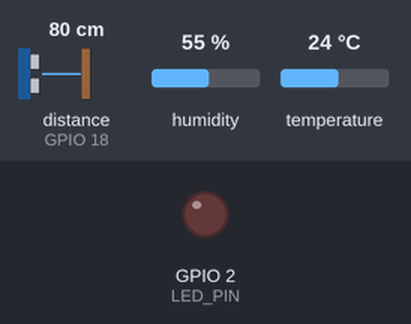
Recording of a sketch running on a simulated ESP32. Shown: output pins drawn as LEDs (lit = HIGH). Inputs (shaded band) come from the test bench; at power-on: distance to the obstacle (sensor on GPIO 18) 80 cm, humidity 55 %, temperature 24 °C. The echo pulse lasts 58.3 µs per cm; WiFi joins after 1.5 s; servers stay silent unless stated; the local clock reads 2024-03-15 10:24:30 at power-on unless the sketch sets it; no MQTT or app messages arrive unless stated; pins used as bus, display or sensor lines are not drawn; what the sketch prints to the serial monitor is not drawn.

Above: at 3.2 s.
At 5.09 s:
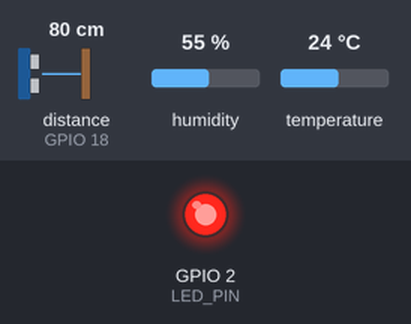
Timing chart, 0 to 8.0 s (numbered marks = the images above):
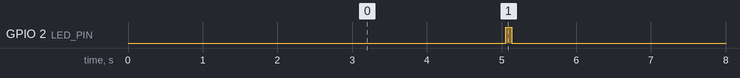

Measured:
- by itself, GPIO 2 (LED_PIN): alternates HIGH for 0.08 s and LOW for 4.9 s

The sketch:

sketch.ino
```cpp
#include <WiFi.h>
#include <PubSubClient.h>
#include <DHTesp.h>
#include <time.h>
#include <sys/time.h>
#include <WiFiUdp.h>

const char* WIFI_SSID = "Wokwi-GUEST";
const char* WIFI_PASSWORD = "";

// Wokwi tren VS Code: host.wokwi.internal tro ve may dang chay mo phong
// (Mosquitto trong docker-compose). Neu chay tren wokwi.com thi doi sang
// broker cong cong, vi du "broker.hivemq.com", va sua MQTT_HOST trong .env.
const char* MQTT_SERVER = "host.wokwi.internal";
const int MQTT_PORT = 1883;

// Cau truc topic: iot/<site>/<device_id>/telemetry
const char* SITE = "b23dcat041";
const char* DEVICE_ID = "esp32-01";

const int DHT_PIN = 15;
const int TRIG_PIN = 5;
const int ECHO_PIN = 18;
const int LED_PIN = 2;

const unsigned long SEND_INTERVAL_MS = 5000;

// Wokwi mo phong cham hon thoi gian thuc nen dong ho he thong cua ESP32 bi tre dan.
// Khi bat co nay, moi ban tin lay timestamp truc tiep tu may chu NTP.
// Tren phan cung that dat false de dung dong ho he thong (da dong bo NTP luc khoi dong).
const bool NTP_PER_MESSAGE = true;
const char* NTP_SERVER = "time.google.com";
const unsigned long NTP_EPOCH_OFFSET = 2208988800UL;

WiFiClient wifiClient;
PubSubClient mqttClient(wifiClient);
WiFiUDP ntpUdp;
IPAddress ntpIp;
DHTesp dht;

char mqttTopic[96];
unsigned long lastSend = 0;
unsigned long sequenceNo = 0;

void connectWiFi() {
  Serial.print("Connecting WiFi");
  WiFi.begin(WIFI_SSID, WIFI_PASSWORD, 6);
  while (WiFi.status() != WL_CONNECTED) {
    delay(500);
    Serial.print(".");
  }
  Serial.println(" connected");
  Serial.print("IP Address: ");
  Serial.println(WiFi.localIP());
}

// Dong bo gio thuc qua NTP de gan timestamp (epoch) cho tung ban tin,
// phuc vu do do tre end-to-end va chong trung lap o phia database.
void syncTime() {
  Serial.print("Syncing NTP");
  configTime(0, 0, "pool.ntp.org", "time.google.com");
  while (time(nullptr) < 1700000000) {
    delay(500);
    Serial.print(".");
  }
  Serial.println(" done");
}

// Hoi truc tiep may chu NTP, tra ve epoch (giay + mili giay)
bool queryNtp(unsigned long &sec, unsigned long &ms) {
  if (ntpIp == IPAddress((uint32_t)0) && !WiFi.hostByName(NTP_SERVER, ntpIp)) {
    return false;
  }

  uint8_t pkt[48] = {0};
  pkt[0] = 0x1B;  // LI = 0, version = 3, mode = 3 (client)

  while (ntpUdp.parsePacket() > 0) {
    ntpUdp.flush();  // bo cac phan hoi cu den tre
  }
  ntpUdp.beginPacket(ntpIp, 123);
  ntpUdp.write(pkt, sizeof(pkt));
  if (!ntpUdp.endPacket()) {
    return false;
  }

  unsigned long start = millis();
  while (millis() - start < 1000) {
    if (ntpUdp.parsePacket() >= 48) {
      ntpUdp.read(pkt, sizeof(pkt));
      // Transmit timestamp: byte 40..43 la giay, 44..47 la phan le cua giay
      uint32_t ntpSec = ((uint32_t)pkt[40] << 24) | ((uint32_t)pkt[41] << 16) |
                        ((uint32_t)pkt[42] << 8) | pkt[43];
      uint32_t frac = ((uint32_t)pkt[44] << 24) | ((uint32_t)pkt[45] << 16) |
                      ((uint32_t)pkt[46] << 8) | pkt[47];
      if (ntpSec == 0) {
        return false;
      }
      sec = ntpSec - NTP_EPOCH_OFFSET;
      ms = (unsigned long)(((uint64_t)frac * 1000) >> 32);
      return true;
    }
    delay(5);
  }
  return false;
}

void connectMQTT() {
  while (!mqttClient.connected()) {
    String clientId = String("ESP32-Bai2-") + DEVICE_ID;
    Serial.print("Connecting MQTT...");
    if (mqttClient.connect(clientId.c_str())) {
      Serial.println(" connected");
    } else {
      Serial.printf(" failed, rc=%d. Retry in 2 s\n", mqttClient.state());
      delay(2000);
    }
  }
}

float readDistanceCm() {
  digitalWrite(TRIG_PIN, LOW);
  delayMicroseconds(2);
  digitalWrite(TRIG_PIN, HIGH);
  delayMicroseconds(10);
  digitalWrite(TRIG_PIN, LOW);

  unsigned long duration = pulseIn(ECHO_PIN, HIGH, 30000);
  if (duration == 0) {
    return NAN;
  }
  return duration * 0.0343f / 2.0f;
}

void setup() {
  Serial.begin(115200);

  pinMode(TRIG_PIN, OUTPUT);
  pinMode(ECHO_PIN, INPUT);
  pinMode(LED_PIN, OUTPUT);
  digitalWrite(LED_PIN, LOW);

  dht.setup(DHT_PIN, DHTesp::DHT22);

  connectWiFi();
  syncTime();
  ntpUdp.begin(2390);

  snprintf(mqttTopic, sizeof(mqttTopic), "iot/%s/%s/telemetry", SITE, DEVICE_ID);
  mqttClient.setServer(MQTT_SERVER, MQTT_PORT);
  mqttClient.setBufferSize(384);
}

void loop() {
  if (WiFi.status() != WL_CONNECTED) {
    connectWiFi();
  }
  if (!mqttClient.connected()) {
    connectMQTT();
  }
  mqttClient.loop();

  unsigned long now = millis();
  if (now - lastSend < SEND_INTERVAL_MS) {
    return;
  }
  lastSend = now;

  TempAndHumidity data = dht.getTempAndHumidity();
  float distance = readDistanceCm();

  if (!isfinite(data.temperature) ||
      !isfinite(data.humidity) ||
      !isfinite(distance)) {
    Serial.println("Invalid sensor data - skip publish");
    return;
  }

  sequenceNo++;

  // ts la epoch tinh bang mili giay, ghep tu giay + 3 chu so mili giay
  unsigned long tsSec, tsMs;
  if (!NTP_PER_MESSAGE || !queryNtp(tsSec, tsMs)) {
    struct timeval tv;
    gettimeofday(&tv, nullptr);
    tsSec = tv.tv_sec;
    tsMs = tv.tv_usec / 1000;
  }

  char payload[256];
  snprintf(
      payload,
      sizeof(payload),
      "{\"device_id\":\"%s\","
      "\"ts\":%lu%03lu,"
      "\"seq\":%lu,"
      "\"temperature\":%.2f,"
      "\"humidity\":%.2f,"
      "\"distance_cm\":%.2f,"
      "\"rssi\":%d}",
      DEVICE_ID,
      tsSec,
      tsMs,
      sequenceNo,
      data.temperature,
      data.humidity,
      distance,
      WiFi.RSSI());

  bool ok = mqttClient.publish(mqttTopic, payload);
  Serial.printf("%s | publish=%s\n", payload, ok ? "OK" : "FAILED");

  digitalWrite(LED_PIN, HIGH);
  delay(80);
  digitalWrite(LED_PIN, LOW);
}
```
